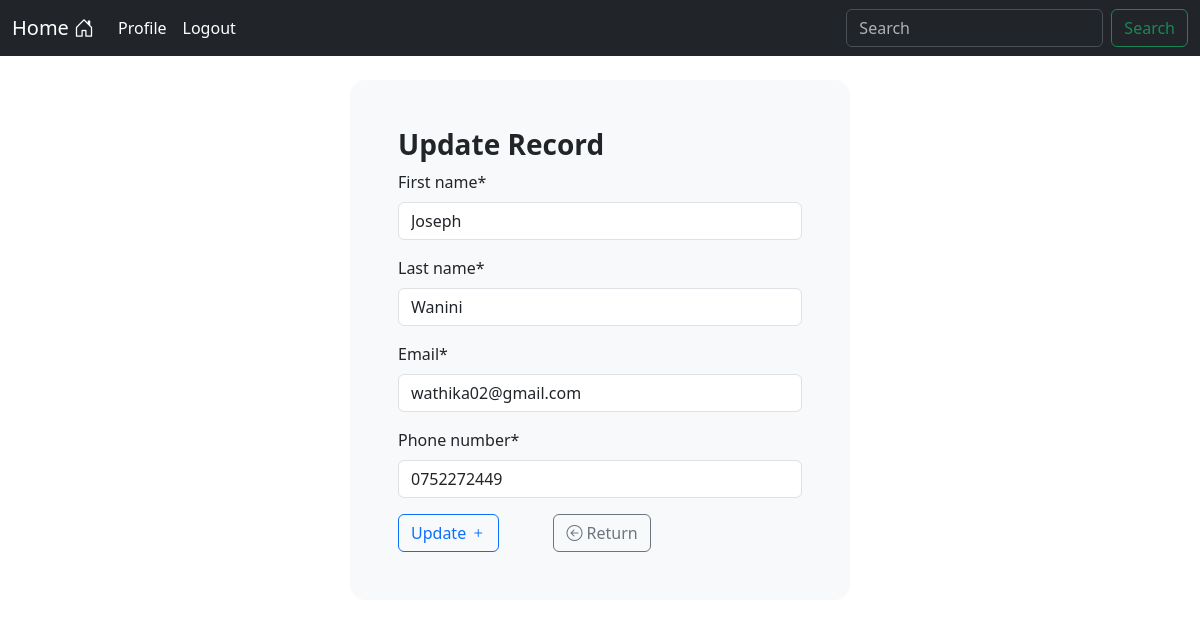
The page /update_record/4 (signed in) on the database as committed earlier.
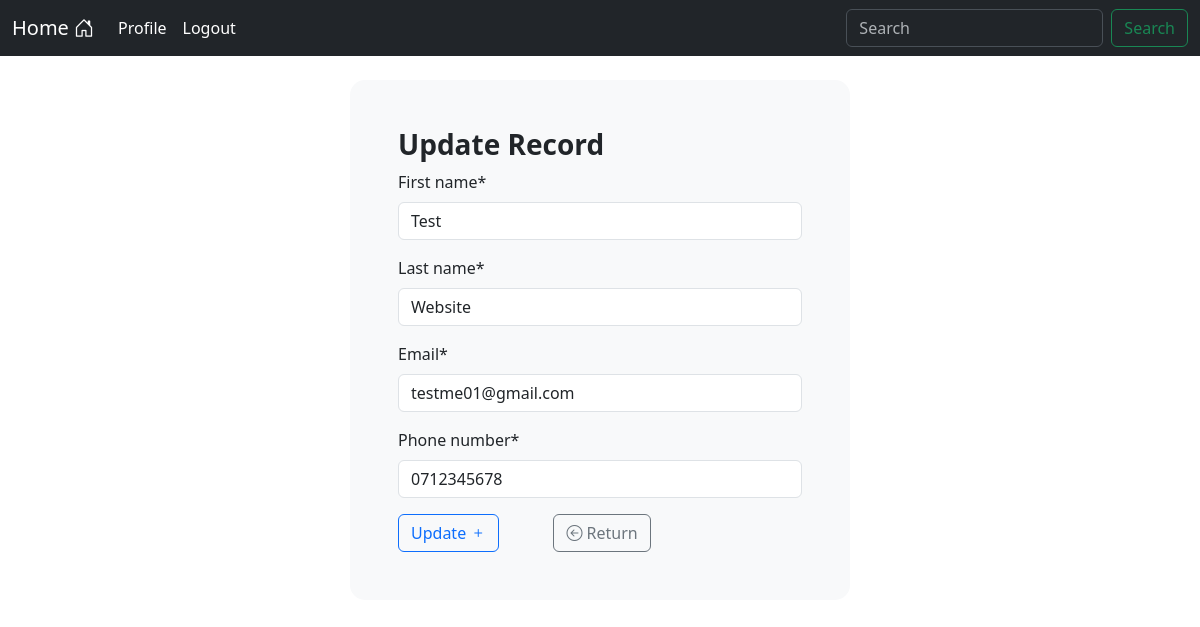
The same page on the database as committed later.
### crudapp/models.py (models this page shows, shortened)
class Record(models.Model):
    created = models.DateTimeField(auto_now_add=True)
    first_name = models.CharField(max_length=50)
    last_name = models.CharField(max_length=50)
    email = models.EmailField(max_length=254)
    phone_number = models.CharField(max_length=10)

### crudapp/views.py (the view)
# urls.py: path("update_record/<int:pk>", views.update_record, name="update_record"),
@login_required(login_url="login")
def update_record(request, pk):
    record = Record.objects.get(id=pk)
    form = UpdateRecordForm(instance=record)
    if request.method == "POST":
        form = UpdateRecordForm(request.POST, instance=record)
        if form.is_valid():
            form.save()
            messages.success(request, "Record updated successfully")
            return redirect("dashboard")
    context = {"form": form}
    return render(request, "crudapp/update_record.html", context=context)

### crudapp/forms.py
class UpdateRecordForm(forms.ModelForm):
    class Meta:
        model = Record
        fields = ["first_name", "last_name", "email", "phone_number"]

### crudapp/templates/crudapp/update_record.html (shortened to what this page needs)
{% extends "crudapp/base.html" %}
{% load crispy_forms_filters %}
{% load crispy_forms_tags %}
{% block content %}
    <div class="container bg-light shadow-md p-5 form-layout">
        <h3><b>Update Record</b></h3>
        <form method="POST" autocomplete="off">
            {{ form|crispy }}
        <button class="btn btn-outline-primary" type="submit">Update <i class="bi bi-plus"></i></button>
            <a href="{% url 'dashboard' %}" class="btn btn-outline-secondary"><i class="bi bi-arrow-left-circle"></i> Return</a>
        </form>
    </div>
{% endblock %}

Rows that differ between the two databases and show on the page:
changed Record: first_name "Joseph" → "Test"; last_name "Wanini" → "Website"; email "wathika02@gmail.com" → "testme01@gmail.com"; phone_number "0752272449" → "0712345678"
